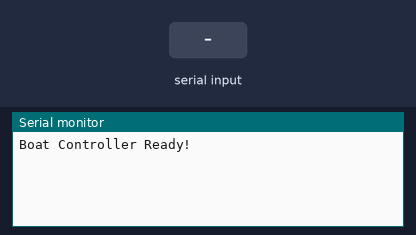
Bench run of a sketch on a simulated Arduino Uno, built with avr-gcc and run on an emulated ATmega328P. On the bench: the last lines printed to the serial monitor. Inputs (shaded band) come from the test bench. No radio packets arrive unless stated.

Above: at 1.2 s.
1.3 s: "req\n" received over Serial
At 3.5 s:
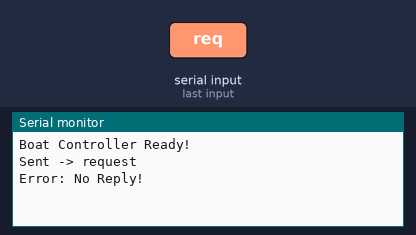
3.8 s: "1\n" received over Serial
At 4.4 s:
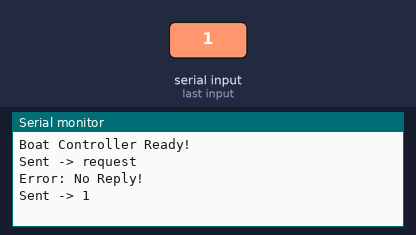

The sketch:

Transmitter.ino
```cpp
#include <SPI.h>
#include <nRF24L01.h>
#include <RF24.h>

// Pin assignments for the NRF24L01 module
#define D1 5   // CE pin to connect to NRF module
#define D2 4   // CSN pin to connect to NRF module
#define D5 14  // SCK pin to connect to NRF module
#define D6 12  // MISO pin to connect to NRF module
#define D7 13  // MOSI pin to connect to NRF module

// Struct to hold the data structure for transmission
typedef struct {
  float Latitude = 0.0, Longitude = 0.0, Altitude = 0.0, Speed = 0.0, Direction = 0.0, roll = 0.0, pitch = 0.0;
  char CardinalDirection[4] = "***";
} Data;

// Struct to hold data to be sent over the radio
typedef struct {
  char text[28] = "";
} sndData;

// NRF24L01 radio instance
RF24 radio(D1, D2);              // Connect NRF CE to D1 and CSN to D2
const byte rxAddr[6] = "00001";  // Receiver address

void setup() {
  Serial.begin(9600);

  // Initialize NRF24L01 radio
  radio.begin();
  radio.setRetries(15, 15);
  radio.setChannel(115);
  radio.setPALevel(RF24_PA_MAX);
  radio.setDataRate(RF24_250KBPS);
  radio.setAutoAck(true);
  radio.openWritingPipe(rxAddr);
  radio.stopListening();

  Serial.println("\nBoat Controller Ready!");
}

void loop() {
  checkSerial();
}

// Function to check for incoming data from serial
void checkSerial() {
  while (Serial.available() > 0) {
    // Read data from Serial
    String receivedData = Serial.readStringUntil('\n');

    // If a request is received, send a predefined message
    if (receivedData.startsWith("req")) {
      send("request");
    } else {
      send(receivedData);
    }
  }
}

// Function to send data over the radio
void send(String msg) {
  // Set up the NRF24L01 module for transmission
  radio.openWritingPipe(rxAddr);
  radio.stopListening();

  // Prepare data structure for radio transmission
  sndData data;
  msg.toCharArray(data.text, sizeof(data.text));

  // Attempt to send data over radio
  if (radio.write(&data, sizeof(data))) {
    Serial.println("Sent -> " + String(data.text));
  } else {
    Serial.println("Communication Lost!, msg -> " + String(data.text));
  }

  // If the message is a request, listen for a reply
  if (String(data.text).startsWith("req")) {
    radio.openReadingPipe(1, rxAddr);
    radio.startListening();
    unsigned long timeout = millis() + 1000;

    // Wait for a reply
    while (!radio.available() && millis() < timeout) {
      delay(5);
    }

    if (radio.available()) {
      // Receive and decode the reply data
      Data replyData;
      radio.read(&replyData, sizeof(replyData));

      // Print the received data
      Serial.println("Reply ->\nLocation: " + (String)replyData.Latitude + ", " + (String)replyData.Longitude + ", " + (String)replyData.Altitude + "m\nDirection: " + (String)replyData.Direction + " : " + (String)replyData.CardinalDirection + "\nSpeed: " + (String)replyData.Speed + "\n Roll: " + (String)replyData.roll + "\t Pitch: " + (String)replyData.pitch);
    } else {
      Serial.println("Error: No Reply!");
    }
  }

  // Reset radio for future transmissions
  radio.openWritingPipe(rxAddr);
  radio.stopListening();
}
```

Measured:
- after the input at 1.3 s, the serial monitor: prints a new line at once (image 1)
- after the input at 3.8 s, the serial monitor: prints a new line at once (image 2)
